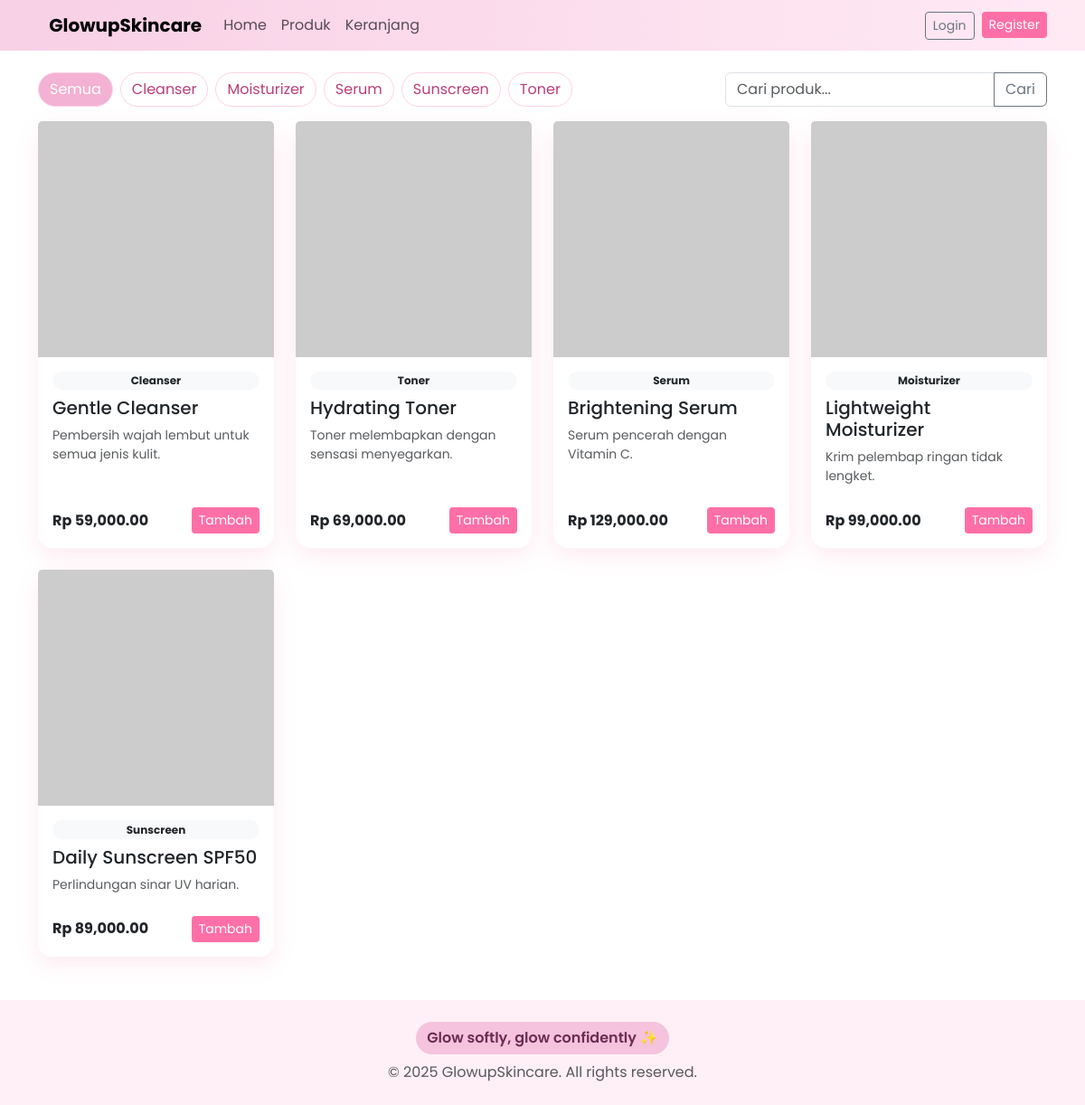
/products.php, run on the app's committed database.
### tables this page shows
CREATE TABLE IF NOT EXISTS categories (
  id INT AUTO_INCREMENT PRIMARY KEY,
  name VARCHAR(100) NOT NULL,
  created_at TIMESTAMP DEFAULT CURRENT_TIMESTAMP
);

CREATE TABLE IF NOT EXISTS products (
  id INT AUTO_INCREMENT PRIMARY KEY,
  name VARCHAR(200) NOT NULL,
  description TEXT,
  price DECIMAL(12,2) NOT NULL DEFAULT 0,
  stock INT NOT NULL DEFAULT 0,
  category_id INT DEFAULT NULL,
  image VARCHAR(255) DEFAULT NULL,
  created_at TIMESTAMP DEFAULT CURRENT_TIMESTAMP,
  FOREIGN KEY (category_id) REFERENCES categories(id) ON DELETE SET NULL
);

### functions.php (called while the page is built, shortened)
<?php
require_once __DIR__ . '/db.php';
function e(string $str): string {
    return htmlspecialchars($str, ENT_QUOTES, 'UTF-8');
}
function isLoggedIn(): bool {
    return isset($_SESSION['user']);
}
function getCategories(): array {
    $res = db()->query("SELECT id, name FROM categories ORDER BY name");
    return $res ? $res->fetch_all(MYSQLI_ASSOC) : [];
}
function getProducts(?int $categoryId = null, ?string $keyword = null): array {
    $sql = "SELECT p.*, c.name as category_name FROM products p LEFT JOIN categories c ON c.id=p.category_id WHERE 1=1";
    $types = '';
    $sql .= " ORDER BY p.created_at DESC";
    $stmt = db()->prepare($sql);
    $stmt->execute();
    $res = $stmt->get_result();
    return $res->fetch_all(MYSQLI_ASSOC);
}
?>

### db.php (called while the page is built, shortened)
<?php
$mysqli = new mysqli(DB_HOST, DB_USER, DB_PASS, DB_NAME);
$mysqli->set_charset('utf8mb4');
function db(): mysqli {
    global $mysqli;
    return $mysqli;
}
?>

### products.php (the view, shortened to what this page needs)
<?php
require_once __DIR__ . '/header.php';
$categories = getCategories();
$selCat = isset($_GET['category']) ? (int)$_GET['category'] : 0;
$keyword = isset($_GET['q']) ? trim($_GET['q']) : null;
$products = getProducts($selCat ?: null, $keyword ?: null);
?>
<div class="row align-items-center mb-3">
  <div class="col-md-8">
    <div class="d-flex flex-wrap gap-2">
      <a href="<?= BASE_URL ?>/products.php" class="category-chip <?= $selCat ? '' : 'active' ?>">Semua</a>
      <?php foreach ($categories as $c): ?>
        <a href="?category=<?= $c['id'] ?>" class="category-chip <?= $selCat === (int)$c['id'] ? 'active' : '' ?>"><?= e($c['name']) ?></a>
      <?php endforeach; ?>
    </div>
  </div>
  <div class="col-md-4 mt-2 mt-md-0">
    <form class="input-group">
      <input type="text" name="q" class="form-control" placeholder="Cari produk..." value="<?= e($keyword ?? '') ?>">
      <button class="btn btn-outline-secondary">Cari</button>
    </form>
  </div>
</div>
<div class="row g-3 g-md-4">
  <?php foreach ($products as $p): ?>
    <div class="col-6 col-md-4 col-lg-3">
      <div class="card h-100">
        <img src="<?= $p['image'] ? UPLOAD_URL . '/' . e($p['image']) : 'https://via.placeholder.com/600x600?text=Skincare' ?>" class="card-img-top" alt="<?= e($p['name']) ?>">
        <div class="card-body d-flex flex-column">
          <span class="badge rounded-pill bg-light text-dark mb-2"><?= e($p['category_name'] ?? 'Umum') ?></span>
          <h5 class="card-title"><?= e($p['name']) ?></h5>
          <p class="card-text text-muted small flex-grow-1"><?= e(mb_strimwidth($p['description'], 0, 80, '...')) ?></p>
          <div class="d-flex align-items-center justify-content-between mt-2">
            <strong>Rp <?= number_format($p['price'], 2) ?></strong>
            <form method="post">
              <button class="btn btn-sm btn-accent">Tambah</button>
            </form>
          </div>
        </div>
      </div>
    </div>
  <?php endforeach; ?>
</div>
<?php require_once __DIR__ . '/footer.php'; ?>

### header.php (shortened to what this page needs)
<?php require_once __DIR__ . '/functions.php'; ?>
<!doctype html>
<html lang="id">
<head>
  <link href="https://cdn.jsdelivr.net/npm/bootstrap@5.3.3/dist/css/bootstrap.min.css" rel="stylesheet">
</head>
<body>
<nav class="navbar navbar-expand-lg sticky-top">
  <div class="container">
    <a class="navbar-brand fw-bold" href="<?= BASE_URL ?>">
      <?= e(APP_NAME) ?>
    </a>
    <div id="nav" class="collapse navbar-collapse">
      <ul class="navbar-nav me-auto mb-2 mb-lg-0">
        <li class="nav-item"><a class="nav-link" href="<?= BASE_URL ?>">Home</a></li>
        <li class="nav-item"><a class="nav-link" href="<?= BASE_URL ?>/products.php">Produk</a></li>
        <li class="nav-item"><a class="nav-link" href="<?= BASE_URL ?>/cart.php">Keranjang</a></li>
      </ul>
      <ul class="navbar-nav">
        <?php if (isLoggedIn()): ?>
          <li class="nav-item me-2 align-self-center text-muted small">Halo, <?= e($_SESSION['user']['name']) ?></li>
          <li class="nav-item"><a class="btn btn-sm btn-outline-danger" href="<?= BASE_URL ?>/logout.php">Logout</a></li>
        <?php else: ?>
          <li class="nav-item"><a class="btn btn-sm btn-outline-secondary me-2" href="<?= BASE_URL ?>/login.php">Login</a></li>
          <li class="nav-item"><a class="btn btn-sm btn-accent" href="<?= BASE_URL ?>/register.php">Register</a></li>
        <?php endif; ?>
      </ul>
    </div>
  </div>
</nav>
<main class="container my-4">

### footer.php (shortened to what this page needs)
</main>
<footer class="py-4 mt-5">
  <div class="container text-center">
    <div class="brand-badge mb-2">Glow softly, glow confidently ✨</div>
    <div class="text-muted">© <?= date('Y') ?> <?= e(APP_NAME) ?>. All rights reserved.</div>
  </div>
</footer>
</body>
</html>

### header.php (style rules this page uses)
:root { --soft-pink: #f8d0e5; --soft-pink-2: #f5c3dd; --soft-pink-3: #f3b1d3; --accent: #ff6fa7; --text: #333; --bg: #fff; }
body { font-family: 'Poppins', sans-serif; background: #fff; color: var(--text); }
.navbar { background: linear-gradient(90deg, var(--soft-pink), #ffeaf4); }
.brand-badge { background: var(--soft-pink-2); color: #6b2d53; padding: 6px 12px; border-radius: 999px; font-weight: 600; display: inline-block; }
.btn-accent { background: var(--accent); color: #fff; border: none; }
.card { border: none; border-radius: 16px; box-shadow: 0 8px 24px rgba(246, 117, 169, 0.15); }
.category-chip { background: #fff; border: 1px solid #ffd3e8; color: #ba3e7a; padding: 6px 12px; border-radius: 999px; cursor: pointer; text-decoration: none; }
.category-chip.active, .category-chip:hover { background: var(--soft-pink-3); color: white; }
footer { background: #fff0f7; }

### data on the page
categories: name "Cleanser"
categories: name "Moisturizer"
categories: name "Serum"
categories: name "Sunscreen"
categories: name "Toner"
products: category.name "Cleanser", name "Gentle Cleanser", description "Pembersih wajah lembut untuk semua jenis kulit.", price "59,000.00"
products: category.name "Toner", name "Hydrating Toner", description "Toner melembapkan dengan sensasi menyegarkan.", price "69,000.00"
products: category.name "Serum", name "Brightening Serum", description "Serum pencerah dengan Vitamin C.", price "129,000.00"
products: category.name "Moisturizer", name "Lightweight Moisturizer", description "Krim pelembap ringan tidak lengket.", price "99,000.00"
products: category.name "Sunscreen", name "Daily Sunscreen SPF50", description "Perlindungan sinar UV harian.", price "89,000.00"

### other printed values
APP_NAME "GlowupSkincare"
